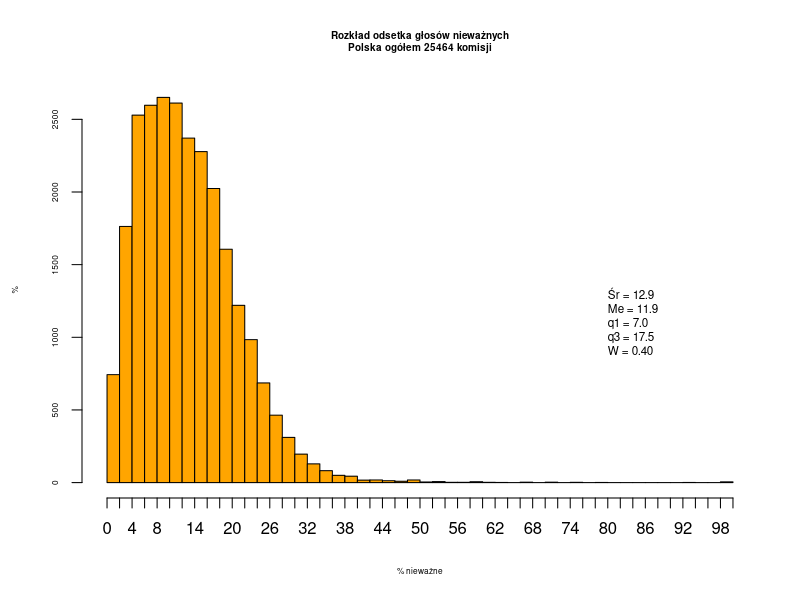
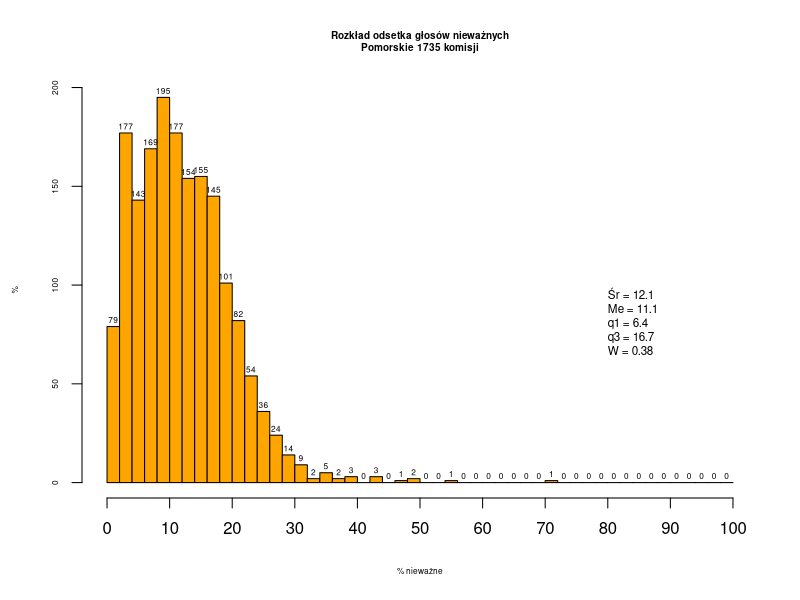
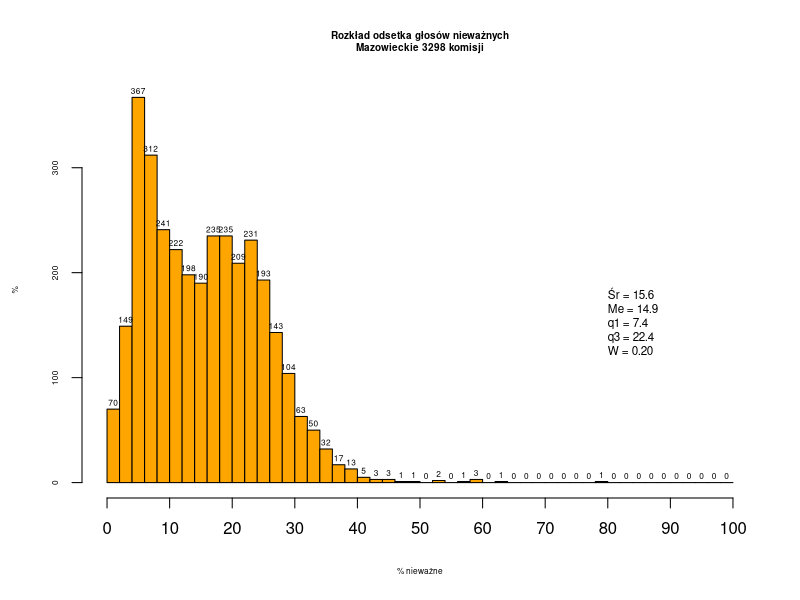
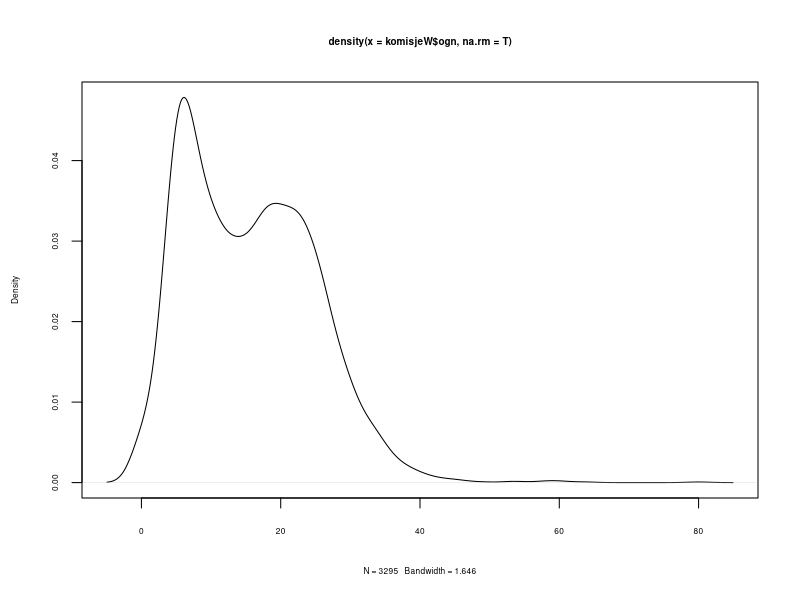

Generate these figures, in order, with R:
#!/usr/bin/Rscript
# Skrypt wykreśla histogramy dla danych z pliku ws2014_komisje.csv
# (więcej: https://github.com/hrpunio/Data/tree/master/ws2014_pobranie_2018)
#
par(ps=6,cex=1,cex.axis=1,cex.lab=1,cex.main=1.2)
komisje <- read.csv("ws2010_komisje.csv", sep = ';',
       header=T, na.string="NA");

komisje$ogn <- komisje$lgnw  / (komisje$lgw + komisje$lgnw) * 100;

summary(komisje$lgnw); fivenum(komisje$lgnw);
sX <- summary(komisje$ogn);
sF <- fivenum(komisje$ogn);
sV <- sd(komisje$ogn, na.rm=TRUE)
skewness <- 3 * (sX[["Mean"]] - sX[["Median"]])/sV

summary_label <- sprintf ("Śr = %.1f\nMe = %.1f\nq1 = %.1f\nq3 = %.1f\nW = %.2f", 
  sX[["Mean"]], sX[["Median"]], sX[["1st Qu."]], sX[["3rd Qu."]], skewness)

## ##
kpN <- seq(0, 100, by=2);
kpX <- c(0, 10,20,30,40,50,60,70,80,90, 100);
nn <- nrow(komisje)

h <- hist(komisje$ogn, breaks=kpN, freq=TRUE,
   col="orange", main=sprintf ("Rozkład odsetka głosów nieważnych\nPolska ogółem %i komisji", nn), 
   ylab="%", xlab="% nieważne", labels=F, xaxt='n' )
   axis(side=1, at=kpN, cex.axis=2, cex.lab=2)
   posX <- .5 * max(h$counts)
text(80, posX, summary_label, cex=1.4, adj=c(0,1))

## ## terytP = teryt powiatu
komisje$woj <- substr(komisje$terytP, start=1, stop=2)

komisjeW <- subset (komisje, woj == "22"); ## pomorskie
nn <- nrow(komisjeW)
sX <- summary(komisjeW$ogn); sF <- fivenum(komisjeW$ogn);
sV <- sd(komisjeW$ogn, na.rm=TRUE)
skewness <- 3 * (sX[["Mean"]] - sX[["Median"]])/sV

summary_label <- sprintf ("Śr = %.1f\nMe = %.1f\nq1 = %.1f\nq3 = %.1f\nW = %.2f", 
  sX[["Mean"]], sX[["Median"]], sX[["1st Qu."]], sX[["3rd Qu."]], skewness)

h <- hist(komisjeW$ogn, breaks=kpN, freq=TRUE,
   col="orange", main=sprintf("Rozkład odsetka głosów nieważnych\nPomorskie %i komisji", nn), 
   ylab="%", xlab="% nieważne", labels=T, xaxt='n' )
   axis(side=1, at=kpX, cex.axis=2, cex.lab=2)
   posX <- .5 * max(h$counts)
text(80, posX, summary_label, cex=1.4, adj=c(0,1))

komisjeW <- subset (komisje, woj == "14"); ## mazowieckie
nn <- nrow(komisjeW)
sX <- summary(komisjeW$ogn); sF <- fivenum(komisjeW$ogn);
sV <- sd(komisjeW$ogn, na.rm=TRUE)
skewness <- 3 * (sX[["Mean"]] - sX[["Median"]])/sV

summary_label <- sprintf ("Śr = %.1f\nMe = %.1f\nq1 = %.1f\nq3 = %.1f\nW = %.2f", 
  sX[["Mean"]], sX[["Median"]], sX[["1st Qu."]], sX[["3rd Qu."]], skewness)

h <- hist(komisjeW$ogn, breaks=kpN, freq=TRUE,
   col="orange", main=sprintf("Rozkład odsetka głosów nieważnych\nMazowieckie %i komisji", nn), 
   ylab="%", xlab="% nieważne", labels=T, xaxt='n' )
   axis(side=1, at=kpX, cex.axis=2, cex.lab=2)
   posX <- .5 * max(h$counts)
text(80, posX, summary_label, cex=1.4, adj=c(0,1))


d <- density(komisjeW$ogn, na.rm=T)
plot(d)
estimateDmode <- function(x) { d <- density(x, na.rm=T); d$x[which.max(d$y)] }

estimateDmode(komisjeW$ogn)
